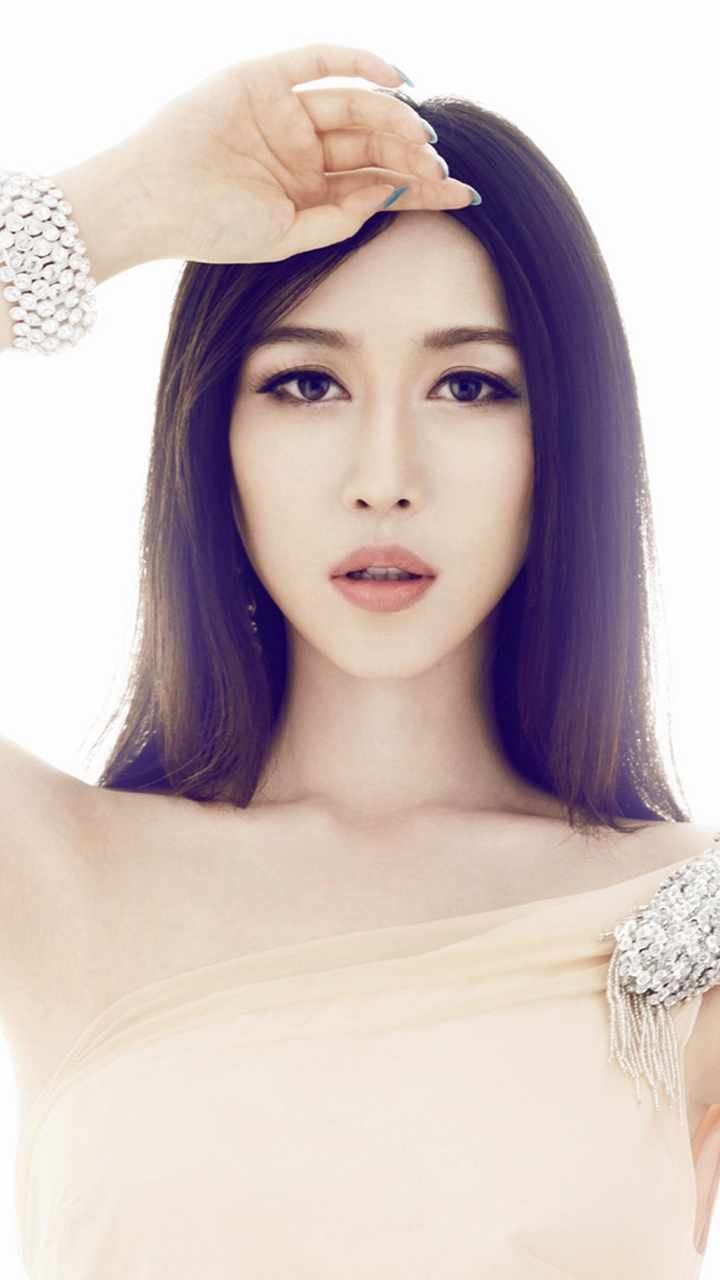
#> input picture opencvlearningdemo/demo1.jpg, 720 x 1280 px
$ python demo1.py
#> lines starting #> are read from the running program, lines starting #| are printed output that depends on the picture
import numpy as np
import cv2

img = cv2.imread('demo1.jpg',0)
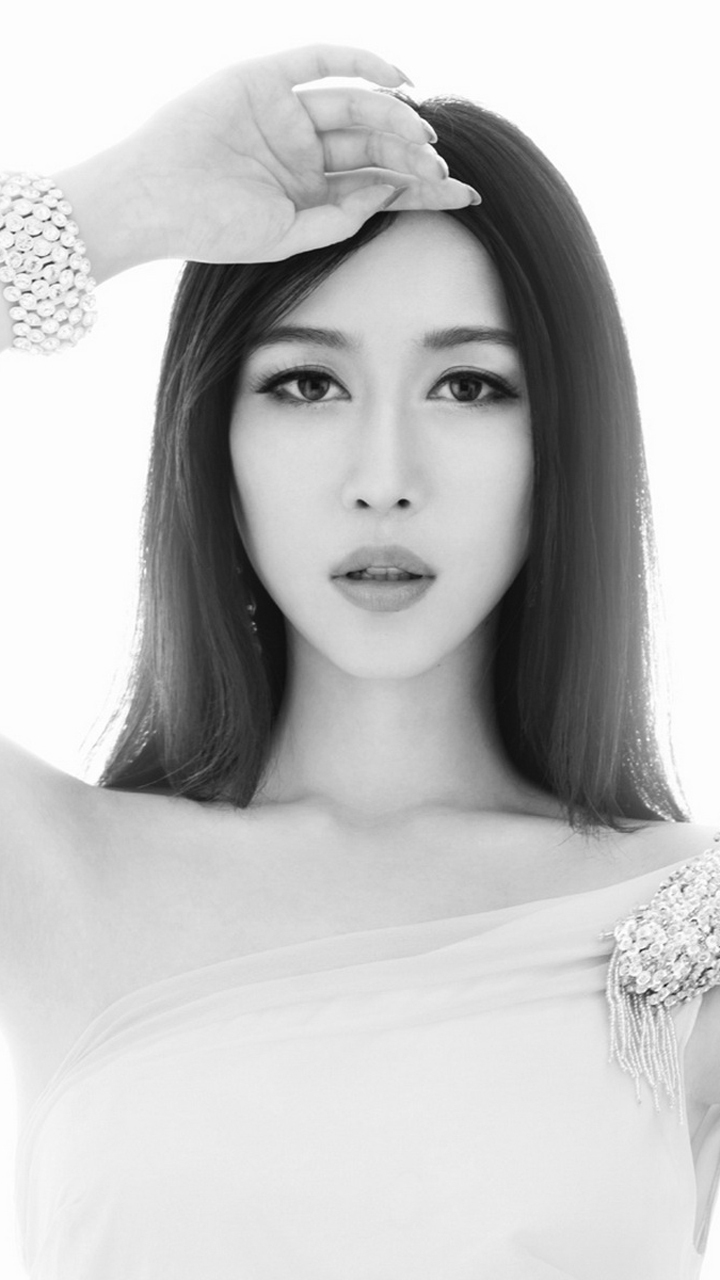
#> img: shape (1280, 720); min 11, max 255, mean 195.3
cv2.imshow('image',img)
k = cv2.waitKey(0) & 0xff
#> (key Esc is pressed here)

if k==27:
	cv2.destroyAllWindows() # wait for ESC key to exit
elif k == ord('s'):
	cv2.imwrite('demo1.1.png',img) # wait for 's' key to save and exit

#> (the run stopped early here; a loop or call above may not have finished)

$ run again, with opencvlearningdemo/demo2.jpg copied over opencvlearningdemo/demo1.jpg
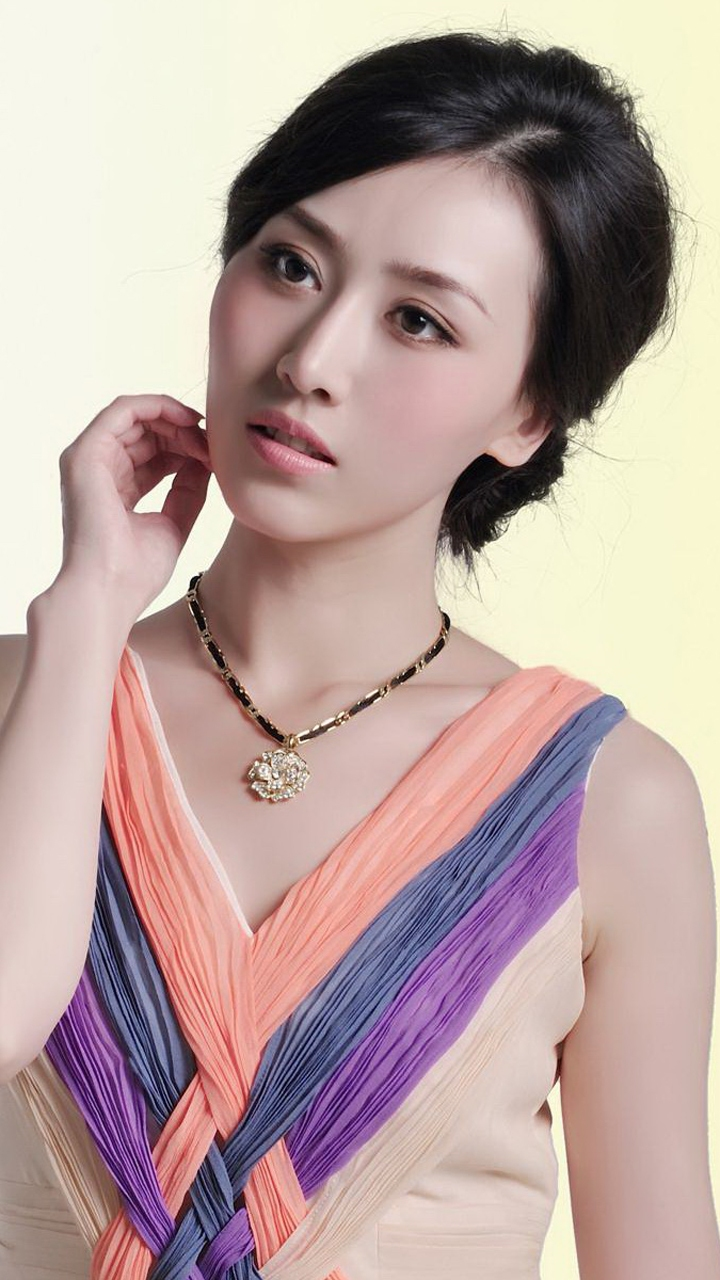
#> input picture opencvlearningdemo/demo2.jpg, 720 x 1280 px
#> `img = cv2.imread('demo1.jpg',0)`:
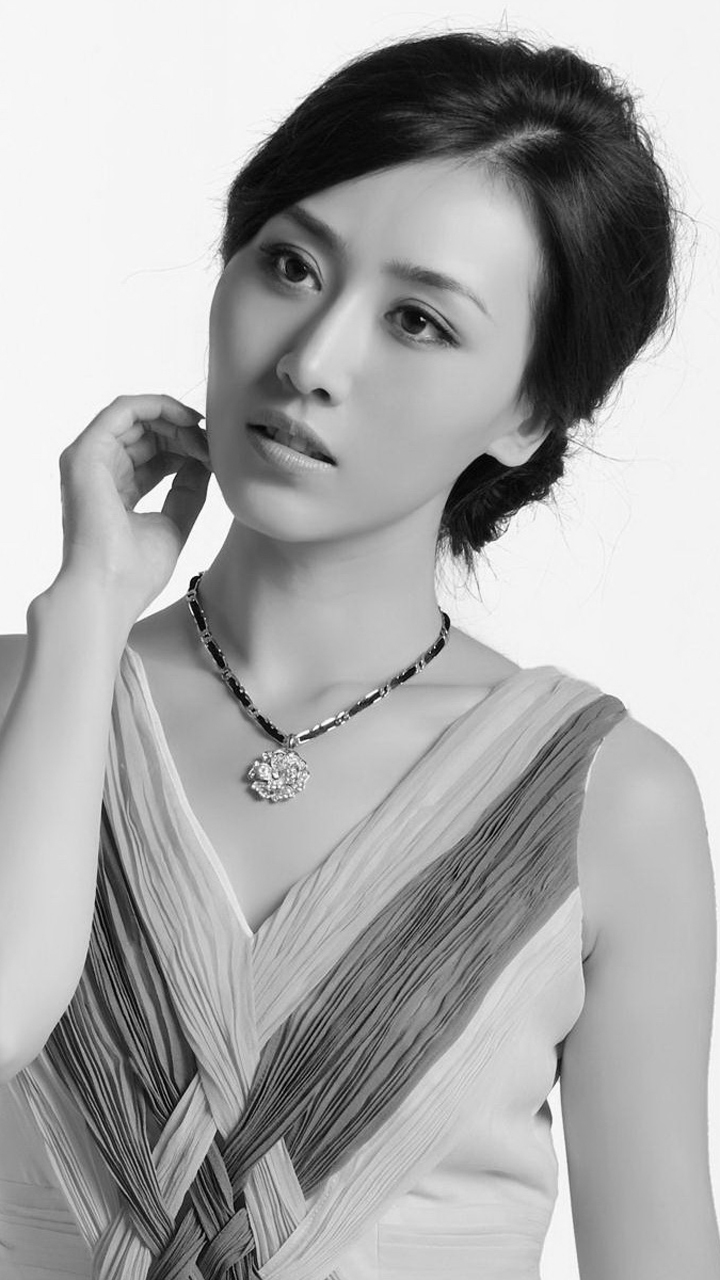
#> img: shape (1280, 720); min 0, max 255, mean 168.9
